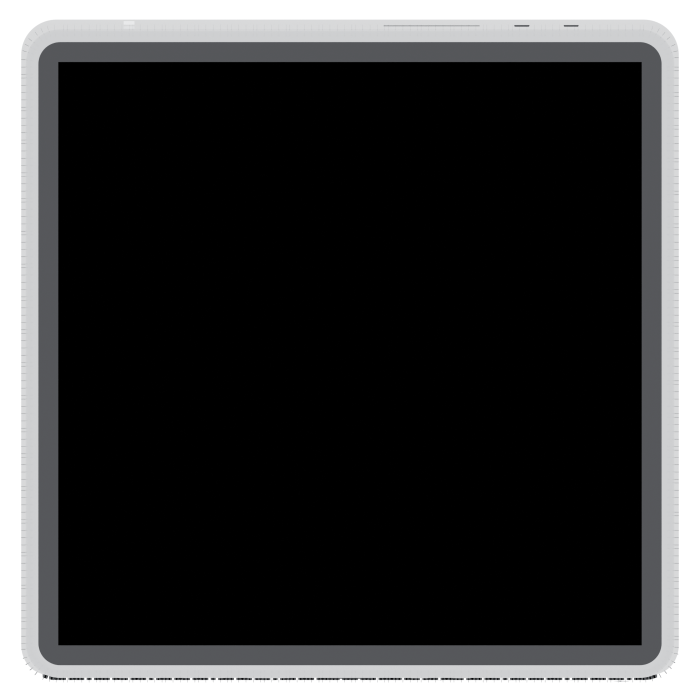
#> input picture renders/ortho/bottom.png, 1400 x 1400 px, given in place of apple_hw_back.jpg, which was not available (shown at 1/2 size)
$ python debug_band_lattice.py
#> lines starting #> are read from the running program, lines starting #| are printed output that depends on the picture; pictures that were not available may be replaced by others from this repository, and a replacement may not be noted
### tools/verify_spec.py
#!/usr/bin/env python3
"""Measure every panel feature from the Apple photos and diff it against the spec.

This is the acceptance test for the model. It is not a report: it exits
non-zero if any measured feature is more than `tol` mm from what
blender/mac_studio_spec.py claims, so a regression in the model cannot pass
silently.

Calibration, which everything else rests on
-------------------------------------------
* scale comes from the chassis WIDTH (197 mm), never from the height;
* the chassis box is 197:95, so the pixel height follows from the pixel width;
* the top edge is the strongest brightness gradient in the first 3% of the
  frame - in the rear shot the strongest edge up there is the top of the
  perforated field, not the top of the machine, so an unrestricted search
  picks the wrong line by 4 mm;
* the x origin is then VERIFIED, not assumed: the perforated field is a
  rectangle centred on the machine, and this measures its centre to land on
  98.50 mm from the left edge. Anything other than a few tenths of a
  millimetre means the origin is wrong and every x below is wrong with it.

Two bugs this replaced are worth naming, because both produced numbers that
looked entirely self-consistent:

* a component pass reported columns relative to its cropped window without
  adding the window origin back, shifting every connector 7.9 mm toward the
  centre while leaving all the gaps between them correct;
* mm/px was derived from a detected height that included the contact shadow,
  inflating every vertical measurement by 1.1%.
"""
import math
import os
import sys

import numpy as np
from PIL import Image

HERE = os.path.dirname(os.path.abspath(__file__))
ROOT = os.path.abspath(os.path.join(HERE, ".."))
sys.path.insert(0, os.path.join(ROOT, "blender"))
REF = os.path.join(ROOT, "reference")

import mac_studio_spec as S   # noqa: E402
from compare_render import (otsu, largest_blob_fraction, autocorr_peak,
                            stagger_fraction, row_pitch_profile)  # noqa: E402

W_MM, H_MM = 197.0, 95.0
# Tolerance is stated in millimetres, which is the unit the photographs can
# actually resolve. It must be converted for anything reported in centimetres:
# leaving TOL at 0.9 and comparing it against centimetre values silently widens
# the gate to 9 mm, which is wider than the error this file exists to catch.
TOL_MM = 0.9
TOL_CM = TOL_MM / 10.0
SHOTS = {
    "front": dict(file="apple_static_front.jpg", width_px=1392, x0=4, y0=6),
    "rear": dict(file="apple_hw_back.jpg", width_px=1305, x0=4, y0=6),
}


def load(kind):
    s = SHOTS[kind]
    g = np.asarray(Image.open(os.path.join(REF, s["file"])).convert("L"),
                   dtype=np.float32)
    s["sx"] = W_MM / s["width_px"]
    s["g"] = g
    return s


# [28 lines left out: function components, not called in this run]


class Check(object):
    # [11 lines left out: functions __init__, mm_x, not called in this run]

    def mm_top(self, row):
        return (row - self.s["y0"]) * self.s["sx"]

    def z_cm(self, row):
        return (H_MM - self.mm_top(row)) / 10.0

    # [536 lines left out: functions add, emit, check_chassis, check_rear, measure_led, check_band and 8 more, not called in this run]


# [2 lines that do not run on import are left out]

### tools/compare_render.py
#!/usr/bin/env python3
"""Offline renderer + comparison harness for the Mac Studio model.

Why this exists
---------------
Blender cannot start in this environment: it crashes inside Metal's GPU backend
detection before any Python runs, so `build_mac_studio.py` cannot be executed
here. Rather than verify the model by reading the code back, this renders the
model's geometry directly from the SAME spec module the Blender build imports
(blender/mac_studio_spec.py) and lays it beside Apple's photograph.

That is a stronger check than eyeballing a Cycles render anyway: both images
are reduced to a common chassis box, so anything that differs is a real
difference in the model rather than a framing or lens difference.

Method
------
Signed-distance-field ray march, orthographic, one view per elevation. The
perforations are not marched — at a 1.57 mm pitch there are ~3,300 holes on the
rear field alone and marching them is hopeless. Instead the recessed floor is
detected from the hit point and the regular lattice is evaluated in 2-D at the
hit, which is what the eye actually reads.

Usage:
    python3 tools/compare_render.py front rear
    python3 tools/compare_render.py all
"""
import math
import os
import sys
import time

import numpy as np
from PIL import Image

HERE = os.path.dirname(os.path.abspath(__file__))
ROOT = os.path.abspath(os.path.join(HERE, ".."))
sys.path.insert(0, os.path.join(ROOT, "blender"))

import mac_studio_spec as S   # noqa: E402

REF = os.path.join(ROOT, "reference")
OUT = os.path.join(ROOT, "renders", "compare")

F = np.float32


# ------------------------------------------------------------------ SDF utils
# [18 lines left out: functions sd_round_rect2, sd_box, not called in this run]


def sd_round_box(p, b, r):
    return sd_box(p, np.array(b, dtype=np.float64) - r) - r


# [4 lines left out: function smax, not called in this run]


def smin(a, b, k):
    h = np.clip(0.5 + 0.5 * (b - a) / k, 0.0, 1.0)
    return b + (a - b) * h + k * h * (1.0 - h)


# ------------------------------------------------------------------ the model
# [246 lines left out: functions sdf_body, sdf_ac_inlet, sdf_shell, sdf_feet, sdf_internals, march and 1 more, not called in this run]


def autocorr_profile(a, axis):
    """Normalised autocorrelation of a 2-D boolean array along one axis."""
    a = np.asarray(a, dtype=np.float64)
    a = a - a.mean()
    n = a.shape[axis]
    out = np.zeros(n)
    for k in range(n):
        if axis == 0:
            p, q = a[k:], a[:n - k]
        else:
            p, q = a[:, k:], a[:, :n - k]
        d = np.sqrt((p * p).sum() * (q * q).sum())
        out[k] = float((p * q).sum() / d) if d > 0 else 0.0
    return out


def autocorr_peak(mask, axis, lo=1, hi=None, frac=0.90):
    """Lag, in pixels, of the FUNDAMENTAL period of a lattice.

    Two ways this goes wrong, both of which hit the base band.

    Taking the plain argmax finds lag 1. Adjacent pixels inside one hole are
    perfectly correlated, so the autocorrelation peaks at 1 px and falls off
    from there whatever the real period is.

    Taking the largest peak at all finds a harmonic. The band correlates at
    0.906 mm AND at 1.811 mm, and the harmonic is marginally stronger; that is
    how the band came to be modelled two hole rows deep instead of eight.

    So: find the first local minimum - the autocorrelation has fallen off the
    hole itself - and then the first local maximum after it. That is the
    fundamental by construction, whatever the harmonics do.
    """
    prof = autocorr_profile(mask, axis)
    if hi is None:
        hi = len(prof) // 2
    if hi <= lo:
        return 0
    seg = prof[lo:hi]
    if not len(seg) or seg.max() <= 0:
        return 0
    # first local minimum
    k = int(np.argmin(seg))
    # then the first local maximum after it
    tail = seg[k:]
    if len(tail) < 2:
        return lo + k
    m = int(np.argmax(tail))
    return lo + k + m


def row_pitch_profile(mask):
    """1-D dark-share-per-row profile, for measuring a lattice's row pitch.

    The 2-D vertical autocorrelation is a poor estimator for a half-staggered
    lattice, and not by a little: on the base band it runs 0.5, 0.0, -0.2,
    -0.2, 0.0, 0.2, 0.1, -0.1 ... so the six-pixel period is barely above the
    noise. That is expected - shifting a hexagonal lattice straight up by one
    row moves every hole half a pitch sideways, so it is not supposed to
    correlate with itself. Collapsing each row to its dark share first removes
    that cancellation and the period comes back cleanly.
    """
    return np.asarray(mask, dtype=np.float64).mean(axis=1)


def stagger_fraction(mask, pitch_px):
    """How far alternate rows are offset, as a fraction of the column pitch.

    Averaging the even rows and the odd rows separately, then correlating the
    two profiles against each other. That is the definition of a stagger
    directly, and it is also the only version with enough signal: correlating
    single rows against row 0 on the base band peaks at 0.2-0.6 and wanders
    between +0.0 and +0.9 pitch from one separation to the next, because one
    row of 775 pixels is not enough to locate a hole edge to a third of a
    pitch. Averaging a dozen rows on each side brings the same estimate back
    with a spread under a tenth of a pitch.

    On a square lattice the peak lands at 0.00; on a half-staggered one, 0.50.
    """
    m = np.asarray(mask, dtype=np.float64)
    if pitch_px < 2 or m.shape[0] < 4:
        return 0.0
    even = m[0::2].mean(axis=0)
    odd = m[1::2].mean(axis=0)
    even = even - even.mean()
    odd = odd - odd.mean()
    den = np.sqrt((even * even).sum() * (odd * odd).sum())
    if den <= 0:
        return 0.0
    half = int(pitch_px) // 2
    if half < 1:
        return 0.0
    cc = np.array([float((np.roll(even, t) * odd).sum() / den)
                   for t in range(half + 1)])
    t = int(np.argmax(cc))
    return t / float(pitch_px)


# ------------------------------------------------------------- grille lattice
# [281 lines left out: functions _semi_axes, lattice_mask, lattice_coverage, _poly_inside, _seg_dist, glyph_mask and 1 more, not called in this run]


# --------------------------------------------------------------------- views
VIEWS = {
    # name: (ray direction, image right axis, image up axis, ref image)
    "front": (np.array([0.0, 1.0, 0.0]), np.array([1.0, 0.0, 0.0]),
              np.array([0.0, 0.0, 1.0]), "apple_static_front.jpg"),
    "rear": (np.array([0.0, -1.0, 0.0]), np.array([-1.0, 0.0, 0.0]),
             np.array([0.0, 0.0, 1.0]), "apple_hw_back.jpg"),
    "side": (np.array([1.0, 0.0, 0.0]), np.array([0.0, 1.0, 0.0]),
             np.array([0.0, 0.0, 1.0]), None),
    "top": (np.array([0.0, 0.0, -1.0]), np.array([1.0, 0.0, 0.0]),
            np.array([0.0, 1.0, 0.0]), None),
    "bottom": (np.array([0.0, 0.0, 1.0]), np.array([1.0, 0.0, 0.0]),
               np.array([0.0, -1.0, 0.0]), None),
}


# [94 lines left out: functions render, model_chassis_box, not called in this run]


def to_pil(arr):
    return Image.fromarray((arr * 255).astype(np.uint8))


# ---------------------------------------------------------------- comparison
# [54 lines left out: functions chassis_box, normalise_ref, overlay, _panel_level, not called in this run]


def otsu(values, bins=256):
    """Otsu's threshold AND its separability, as (threshold, eta).

    The dark-share measurement has to be exposure-invariant, and every fixed
    or globally-scaled threshold fails at that. A fixed cut is defeated by a
    difference in lighting between a synthetic render and a JPEG; a threshold
    scaled to the whole image's own brightness is defeated by the rear field
    itself, which covers 46% of the panel and drags any global statistic down
    with it until the field stops registering as perforated at all.

    Splitting each REGION on its own two modes sidesteps both. Inside the
    perforated field the histogram is genuinely bimodal - hole and groove floor
    - and Otsu finds the boundary between them in a synthetic render and in a
    photograph alike, whatever either one's absolute exposure happens to be.
    The number it yields is the physical open area, which is what the model
    and the photograph can actually be compared on.

    eta is Otsu's own between-class variance normalised by the total variance.
    It is what makes the result checkable: Otsu returns a threshold for EVERY
    histogram, including a perfectly unimodal one, where the "best" split is an
    arbitrary quantile and the dark share it produces is pure noise. A strip of
    bare aluminium 79-86 mm below the top edge, for example, has mean 0.758 with
    range 0.604-0.914 and no dark structure at all - Otsu still splits it at
    0.791 and reports 80% of it as "dark". That is not a modelling difference, it
    is the metric lying. eta separates the two cases: a real perforation field
    scores above ~0.5, a lit panel with a lighting gradient scores far below, and
    a low-eta strip has to be excluded from the comparison instead of compared.
    """
    v = np.asarray(values, dtype=np.float64).ravel()
    if v.size == 0:
        return 0.0, 0.0
    hist, edges = np.histogram(v, bins=bins, range=(0.0, 1.0))
    hist = hist.astype(np.float64)
    total = hist.sum()
    if total == 0:
        return 0.0, 0.0
    centres = (edges[:-1] + edges[1:]) / 2.0
    w0 = np.cumsum(hist)
    w1 = total - w0
    csum = np.cumsum(hist * centres)
    m0 = csum / np.maximum(w0, 1e-9)
    mt = csum[-1] / total
    m1 = (mt * total - csum) / np.maximum(w1, 1e-9)
    # sigma^2_B from pixel COUNTS, normalised to a probability scale, and
    # sigma^2_T as the true mean squared deviation - the ratio is eta in [0,1].
    # Skipping either normalisation is what makes eta come out in the millions.
    var_b = w0 * w1 * (m0 - m1) ** 2 / (total * total)
    var_t = float(((v - v.mean()) ** 2).mean())
    k = int(np.argmax(var_b))
    eta = float(var_b[k] / var_t) if var_t > 1e-12 else 0.0
    return float(centres[k]), eta


# [170 lines left out: functions is_lighting_falloff, largest_blob_fraction, numeric_report, not called in this run]


CUT_PREFIX = "cut_"


# [241 lines left out: functions regions, web_runs, region_report, compare, main, not called in this run]


# [2 lines that do not run on import are left out]

### tools/debug_band_lattice.py
#!/usr/bin/env python3
"""Debug the band lattice check: print the autocorrelation profiles raw.

verify_spec reported the same lag of 10 px for both axes and a stagger of 0.00
on a lattice that is plainly half-staggered, so the measurement is being
inspected before its result is trusted.
"""
import os
import sys

import numpy as np

HERE = os.path.dirname(os.path.abspath(__file__))
sys.path.insert(0, HERE)
sys.path.insert(0, os.path.join(HERE, "..", "blender"))

import mac_studio_spec as S                       # noqa: E402
from compare_render import (otsu, autocorr_profile, autocorr_peak,  # noqa
                            stagger_fraction, row_pitch_profile)
from verify_spec import load                      # noqa: E402


def main():
    s = load("rear")
#> in load, `g = np.asarray(Image.open(os.path.join(REF, s["file"])).convert("L"), ..`:
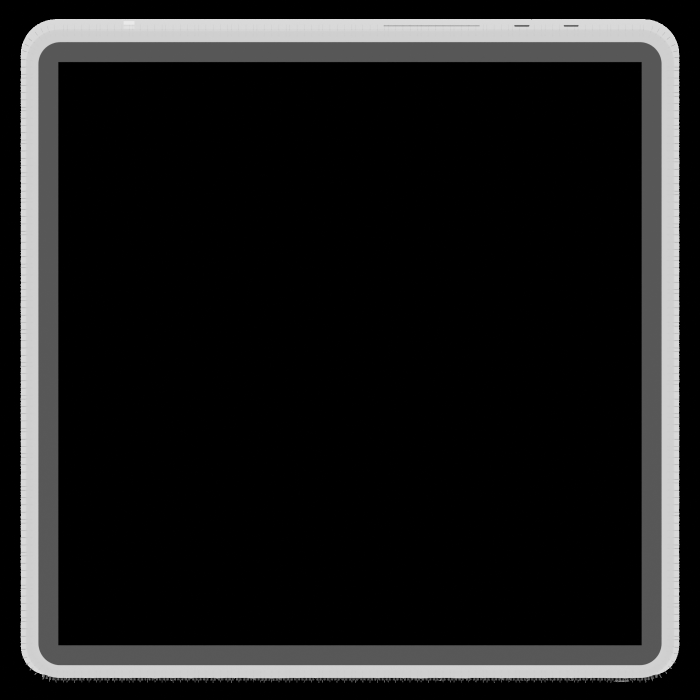
#> g: shape (1400, 1400) float32 (shown at 1/2 size); min 0, max 234, mean 28.1
#> s = 6 items
    g, sx, x0, y0 = s["g"], s["sx"], s["x0"], s["y0"]
#> sx = 0.151; x0 = 4; y0 = 6
    ya = y0 + int(round(88.5 / sx))
#> ya = 592
    yb = y0 + int(round(93.5 / sx))
#> yb = 625
    xa = x0 + int(round(40.0 / sx))
#> xa = 269
    xb = x0 + s["width_px"] - int(round(40.0 / sx))
#> xb = 1044
    band = g[ya:yb, xa:xb].astype(np.float64) / 255.0
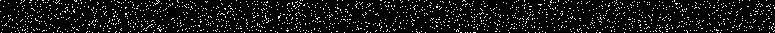
#> band: shape (33, 775) float64; values 0 (black) and 0.00392 (white), 7.8% white in thin lines or dots
    thr, eta = otsu(band)
#> in otsu, `hist, edges = np.histogram(v, bins=bins, range=(0.0, 1.0))`: hist = 256 values, max 23572 at index 0, min 0 at index 2, mean 99.9; edges = 257 values from 0 to 1
#> in otsu, `total = hist.sum()`: total = 25575
#> in otsu, `centres = (edges[:-1] + edges[1:]) / 2.0`: centres = 256 values from 0.00195 to 0.998
#> in otsu, `w0 = np.cumsum(hist)`: w0 = 256 values from 23572 to 25575
#> in otsu, `w1 = total - w0`: w1 = 256 values, max 2003 at index 0, min 0 at index 1, mean 7.82
#> in otsu, `csum = np.cumsum(hist * centres)`: csum = 256 values from 46.04 to 57.78
#> in otsu, `m0 = csum / np.maximum(w0, 1e-9)`: m0 = 256 values from 0.00195 to 0.00226
#> in otsu, `mt = csum[-1] / total`: mt = 0.00226
#> in otsu, `m1 = (mt * total - csum) / np.maximum(w1, 1e-9)`: m1 = 256 values, max 0.00586 at index 0, min 7.11e-06 at index 1, mean 3e-05
#> in otsu, `var_b = w0 * w1 * (m0 - m1) ** 2 / (total * total)`: var_b = 256 values, max 1.1e-06 at index 0, min 0 at index 1, mean 4.3e-09
#> in otsu, `var_t = float(((v - v.mean()) ** 2).mean())`: var_t = 1.11e-06
#> in otsu, `k = int(np.argmax(var_b))`: k = 0
#> in otsu, `eta = float(var_b[k] / var_t) if var_t > 1e-12 else 0.0`: eta = 0.992
#> thr = 0.00195; eta = 0.992
    holes = band < thr
#> holes: shape (33, 775) bool; 92.2% white; black in thin lines or dots
    print("band crop %s  (%.2f x %.2f mm)  otsu %.3f  open %.1f%%"
          % (holes.shape, holes.shape[1] * sx, holes.shape[0] * sx, thr,
             holes.mean() * 100))
#| band crop (33, 775)  (116.99 x 4.98 mm)  otsu 0.002  open 92.2%

    px = autocorr_profile(holes, 1)
#> the loop in autocorr_profile, `for k in range(n):` made 775 passes
#> d on passes 1 to 3: 1846.1, 1843.4, 1840.7
#> pass 2, in autocorr_profile, `p, q = a[:, k:], a[:, :n - k]`:
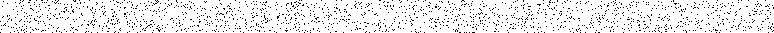
#> p: shape (33, 774) float64; values -0.922 (black) and 0.0783 (white), 92.2% white; black in thin lines or dots
#> pass 2, in autocorr_profile, `p, q = a[:, k:], a[:, :n - k]`:
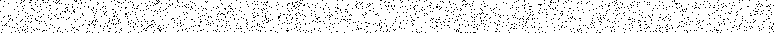
#> q: shape (33, 774) float64; values -0.922 (black) and 0.0783 (white), 92.2% white; black in thin lines or dots
#> pass 3, in autocorr_profile, `p, q = a[:, k:], a[:, :n - k]`:
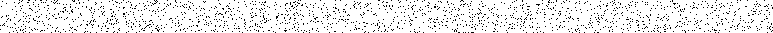
#> p: shape (33, 773) float64; values -0.922 (black) and 0.0783 (white), 92.2% white; black in thin lines or dots
#> pass 3, in autocorr_profile, `p, q = a[:, k:], a[:, :n - k]`:
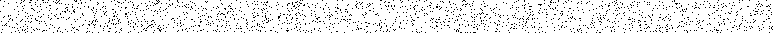
#> q: shape (33, 773) float64; values -0.922 (black) and 0.0783 (white), 92.2% white; black in thin lines or dots
#> after the loop in autocorr_profile, `for k in range(n):`: out = 775 values, max 1 at index 0, min -0.103 at index 773, mean 0.000855
#> px has the same summary as out in autocorr_profile
    n = min(len(px), 30)
#> n = 30
    print("\nx autocorrelation, lags 0..%d:" % (n - 1))
#| x autocorrelation, lags 0..29:
    print("  " + " ".join("%5.1f" % v for v in px[:n]))
#|     1.0  -0.0  -0.0   0.0  -0.0   0.0   0.0   0.0  -0.0  -0.0  -0.0   0.0   0.0   0.0   0.0  -0.0  -0.0  -0.0   0.0   0.0   0.0  -0.0   0.0  -0.0  -0.0   0.0   0.0  -0.0  -0.0  -0.0
    lag_x = autocorr_peak(holes, axis=1)
#> the loop in autocorr_profile (call 2), `for k in range(n):` made 775 passes
#> in autocorr_peak, `prof = autocorr_profile(mask, axis)`: prof has the same summary as out in autocorr_profile
#> in autocorr_peak, `hi = len(prof) // 2`: hi = 387
#> in autocorr_peak, `seg = prof[lo:hi]`: seg = 386 values, max 0.022 at index 371, min -0.0238 at index 263, mean 0.00031
#> in autocorr_peak, `k = int(np.argmin(seg))`: k = 263
#> in autocorr_peak, `tail = seg[k:]`: tail = 123 values, max 0.022 at index 108, min -0.0238 at index 0, mean -6.51e-05
#> in autocorr_peak, `m = int(np.argmax(tail))`: m = 108
#> lag_x = 372
    print("  autocorr_peak(x) -> %d px = %.3f mm   spec %.3f mm"
          % (lag_x, lag_x * sx, S.GRILLE_PITCH_X * 10.0))
#|   autocorr_peak(x) -> 372 px = 56.156 mm   spec 1.962 mm

    rp = row_pitch_profile(holes)
#> rp = 33 values, max 0.943 at index 12, min 0.899 at index 21, mean 0.922
    pz = autocorr_profile(rp - rp.mean(), 0)
#> pz = 33 values, max 1 at index 0, min -0.945 at index 30, mean 0.0189
    print("\nrow dark-share profile (%d rows):" % len(rp))
#| row dark-share profile (33 rows):
    print("  " + " ".join("%4.0f" % (v * 100) for v in rp))
#|     94   93   91   93   92   92   91   92   90   93   94   93   94   93   91   92   94   92   92   90   93   90   93   92   92   92   92   91   92   93   91   91   93
    print("  autocorrelation:")
    print("  " + " ".join("%5.2f" % v for v in pz[:min(len(pz), 20)]))
#|    1.00  0.03  0.01 -0.02 -0.01 -0.23  0.06 -0.10 -0.43 -0.01  0.01  0.05  0.23  0.28 -0.46 -0.04  0.23  0.16 -0.44  0.15
    lag_z = autocorr_peak(rp, axis=0)
#> lag_z = 15
    print("  autocorr_peak(rows) -> %d px = %.3f mm   spec %.3f mm"
          % (lag_z, lag_z * sx, S.GRILLE_PITCH_Z * 10.0))
#|   autocorr_peak(rows) -> 15 px = 2.264 mm   spec 0.906 mm

    print("\nstagger_fraction(holes, %d) = %.3f   spec %.2f"
          % (lag_x, stagger_fraction(holes, lag_x), S.GRILLE_STAGGER))
#> in stagger_fraction, `even = m[0::2].mean(axis=0)`: even = 775 values, max 1 at index 2, min 0.647 at index 287, mean 0.923
#> in stagger_fraction, `odd = m[1::2].mean(axis=0)`: odd = 775 values, max 1 at index 5, min 0.688 at index 177, mean 0.921
#> in stagger_fraction, `even = even - even.mean()`: even = 775 values, max 0.0773 at index 2, min -0.276 at index 287, mean -1.94e-16
#> in stagger_fraction, `odd = odd - odd.mean()`: odd = 775 values, max 0.0794 at index 5, min -0.233 at index 177, mean -8.31e-18
#> in stagger_fraction, `den = np.sqrt((even * even).sum() * (odd * odd).sum())`: den = 3.41
#> in stagger_fraction, `half = int(pitch_px) // 2`: half = 186
#> in stagger_fraction, `cc = np.array([float((np.roll(even, t) * odd).sum() / den) for t in ra..`: cc = 187 values, max 0.113 at index 32, min -0.0946 at index 123, mean 0.00348
#> in stagger_fraction, `t = int(np.argmax(cc))`: t = 32
#| stagger_fraction(holes, 372) = 0.086   spec 0.00
    even = holes[0::2].mean(axis=0)
#> even = 775 values, max 1 at index 2, min 0.647 at index 287, mean 0.923
    odd = holes[1::2].mean(axis=0)
#> odd = 775 values, max 1 at index 5, min 0.688 at index 177, mean 0.921
    even = even - even.mean()
#> even = 775 values, max 0.0773 at index 2, min -0.276 at index 287, mean -1.94e-16
    odd = odd - odd.mean()
#> odd = 775 values, max 0.0794 at index 5, min -0.233 at index 177, mean -8.31e-18
    den = np.sqrt((even * even).sum() * (odd * odd).sum())
    half = lag_x // 2
#> half = 186
    cc = np.array([float((np.roll(even, t) * odd).sum() / den)
                   for t in range(half + 1)])
    print("  even/odd correlation over shifts 0..%d (%.1f mm):"
          % (half, half * sx))
#|   even/odd correlation over shifts 0..186 (28.1 mm):
    print("   " + " ".join("%5.2f" % v for v in cc))
#> (printed output is left out)
    print("   peak at shift %d px = %.2f of the pitch"
          % (int(np.argmax(cc)), int(np.argmax(cc)) / float(lag_x)))
#|    peak at shift 32 px = 0.09 of the pitch
    a = holes.astype(np.float64)
    a = a - a.mean(axis=1, keepdims=True)
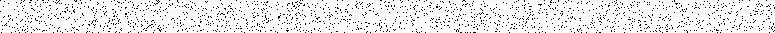
#> a: shape (33, 775) float64; min -0.943, max 0.101, mean 1.27e-17; drawn with min black and max white
    for k in range(1, 13):
        if k >= a.shape[0]:
            break
        den2 = np.sqrt((a[0] ** 2).sum() * (a[k] ** 2).sum())
        if den2 <= 0:
            continue
        c2 = np.array([float((np.roll(a[0], t) * a[k]).sum() / den2)
                       for t in range(lag_x)])
        print("   k=%2d: best shift %+d px (%+.2f pitch), corr %.3f"
              % (k, int(np.argmax(c2)), int(np.argmax(c2)) / float(lag_x),
                 c2.max()))
#> this loop made 12 passes
#> den2 on passes 1 to 8: 47.21, 53.51, 49.7, 52.41, 52.41, 54.22, 52.41, 56.29
#> (printed output is left out)


if __name__ == "__main__":
    main()
